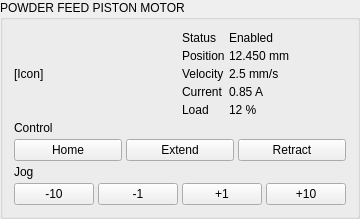
             <widget class="QGroupBox" name="gb_motor_piston">
              <property name="sizePolicy">
               <sizepolicy hsizetype="Expanding" vsizetype="Expanding">
                <horstretch>0</horstretch>
                <verstretch>0</verstretch>
               </sizepolicy>
              </property>
              <property name="title">
               <string>POWDER FEED PISTON MOTOR</string>
              </property>
              <layout class="QVBoxLayout">
               <property name="spacing">
                <number>4</number>
               </property>
               <item>
                <layout class="QHBoxLayout">
                 <property name="spacing">
                  <number>4</number>
                 </property>
                 <item>
                  <widget class="QLabel" name="label">
                   <property name="text">
                    <string>[Icon]</string>
                   </property>
                  </widget>
                 </item>
                 <item>
                  <layout class="QFormLayout">
                   <property name="horizontalSpacing">
                    <number>4</number>
                   </property>
                   <property name="verticalSpacing">
                    <number>4</number>
                   </property>
                   <item row="0" column="0">
                    <widget class="QLabel" name="label">
                     <property name="text">
                      <string>Status</string>
                     </property>
                    </widget>
                   </item>
                   <item row="0" column="1">
                    <widget class="QLabel" name="label">
                     <property name="text">
                      <string>Enabled</string>
                     </property>
                    </widget>
                   </item>
                   <item row="1" column="0">
                    <widget class="QLabel" name="label">
                     <property name="text">
                      <string>Position</string>
                     </property>
                    </widget>
                   </item>
                   <item row="1" column="1">
                    <widget class="QLabel" name="label">
                     <property name="text">
                      <string>12.450 mm</string>
                     </property>
                    </widget>
                   </item>
                   <item row="2" column="0">
                    <widget class="QLabel" name="label">
                     <property name="text">
                      <string>Velocity</string>
                     </property>
                    </widget>
                   </item>
                   <item row="2" column="1">
                    <widget class="QLabel" name="label">
                     <property name="text">
                      <string>2.5 mm/s</string>
                     </property>
                    </widget>
                   </item>
                   <item row="3" column="0">
                    <widget class="QLabel" name="label">
                     <property name="text">
                      <string>Current</string>
                     </property>
                    </widget>
                   </item>
                   <item row="3" column="1">
                    <widget class="QLabel" name="label">
                     <property name="text">
                      <string>0.85 A</string>
                     </property>
                    </widget>
                   </item>
                   <item row="4" column="0">
                    <widget class="QLabel" name="label">
                     <property name="text">
                      <string>Load</string>
                     </property>
                    </widget>
                   </item>
                   <item row="4" column="1">
                    <widget class="QLabel" name="label">
                     <property name="text">
                      <string>12 %</string>
                     </property>
                    </widget>
                   </item>
                  </layout>
                 </item>
                </layout>
               </item>
               <item>
                <widget class="QLabel" name="label">
                 <property name="text">
                  <string>Control</string>
                 </property>
                </widget>
               </item>
               <item>
                <layout class="QHBoxLayout">
                 <property name="spacing">
                  <number>4</number>
                 </property>
                 <item>
                  <widget class="QPushButton" name="pushButton">
                   <property name="minimumSize">
                    <size>
                     <width>0</width>
                     <height>20</height>
                    </size>
                   </property>
                   <property name="text">
                    <string>Home</string>
                   </property>
                  </widget>
                 </item>
                 <item>
                  <widget class="QPushButton" name="pushButton">
                   <property name="minimumSize">
                    <size>
                     <width>0</width>
                     <height>20</height>
                    </size>
                   </property>
                   <property name="text">
                    <string>Extend</string>
                   </property>
                  </widget>
                 </item>
                 <item>
                  <widget class="QPushButton" name="pushButton">
                   <property name="minimumSize">
                    <size>
                     <width>0</width>
                     <height>20</height>
                    </size>
                   </property>
                   <property name="text">
                    <string>Retract</string>
                   </property>
                  </widget>
                 </item>
                </layout>
               </item>
               <item>
                <widget class="QLabel" name="label">
                 <property name="text">
                  <string>Jog</string>
                 </property>
                </widget>
               </item>
               <item>
                <layout class="QHBoxLayout">
                 <property name="spacing">
                  <number>4</number>
                 </property>
                 <item>
                  <widget class="QPushButton" name="pushButton">
                   <property name="minimumSize">
                    <size>
                     <width>0</width>
                     <height>20</height>
                    </size>
                   </property>
                   <property name="text">
                    <string>-10</string>
                   </property>
                  </widget>
                 </item>
                 <item>
                  <widget class="QPushButton" name="pushButton">
                   <property name="minimumSize">
                    <size>
                     <width>0</width>
                     <height>20</height>
                    </size>
                   </property>
                   <property name="text">
                    <string>-1</string>
                   </property>
                  </widget>
                 </item>
                 <item>
                  <widget class="QPushButton" name="pushButton">
                   <property name="minimumSize">
                    <size>
                     <width>0</width>
                     <height>20</height>
                    </size>
                   </property>
                   <property name="text">
                    <string>+1</string>
                   </property>
                  </widget>
                 </item>
                 <item>
                  <widget class="QPushButton" name="pushButton">
                   <property name="minimumSize">
                    <size>
                     <width>0</width>
                     <height>20</height>
                    </size>
                   </property>
                   <property name="text">
                    <string>+10</string>
                   </property>
                  </widget>
                 </item>
                </layout>
               </item>
              </layout>
             </widget>
